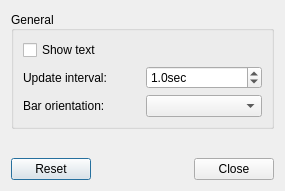
<?xml version="1.0" encoding="UTF-8"?>
<ui version="4.0">
 <class>LxQtCpuLoadConfiguration</class>
 <widget class="QDialog" name="LxQtCpuLoadConfiguration">
  <property name="geometry">
   <rect>
    <x>0</x>
    <y>0</y>
    <width>285</width>
    <height>191</height>
   </rect>
  </property>
  <property name="windowTitle">
   <string>CPU Load Settings</string>
  </property>
  <layout class="QGridLayout" name="gridLayout_2">
   <item row="0" column="0">
    <widget class="QGroupBox" name="generalGB">
     <property name="title">
      <string>General</string>
     </property>
     <property name="alignment">
      <set>Qt::AlignLeading|Qt::AlignLeft|Qt::AlignVCenter</set>
     </property>
     <property name="flat">
      <bool>false</bool>
     </property>
     <property name="checkable">
      <bool>false</bool>
     </property>
     <layout class="QGridLayout" name="gridLayout">
      <item row="0" column="0" colspan="2">
       <widget class="QCheckBox" name="showTextCB">
        <property name="text">
         <string>Show text</string>
        </property>
       </widget>
      </item>
      <item row="1" column="0">
       <widget class="QLabel" name="label">
        <property name="text">
         <string>Update interval:</string>
        </property>
       </widget>
      </item>
      <item row="1" column="1">
       <widget class="QDoubleSpinBox" name="updateIntervalSpinBox">
        <property name="suffix">
         <string>sec</string>
        </property>
        <property name="decimals">
         <number>1</number>
        </property>
        <property name="minimum">
         <double>0.500000000000000</double>
        </property>
        <property name="maximum">
         <double>10000.000000000000000</double>
        </property>
        <property name="singleStep">
         <double>0.500000000000000</double>
        </property>
        <property name="value">
         <double>1.000000000000000</double>
        </property>
       </widget>
      </item>
      <item row="2" column="0">
       <widget class="QLabel" name="barOrientationL">
        <property name="text">
         <string>Bar orientation:</string>
        </property>
       </widget>
      </item>
      <item row="2" column="1">
       <widget class="QComboBox" name="barOrientationCOB"/>
      </item>
     </layout>
    </widget>
   </item>
   <item row="1" column="0">
    <spacer name="verticalSpacer">
     <property name="orientation">
      <enum>Qt::Vertical</enum>
     </property>
     <property name="sizeHint" stdset="0">
      <size>
       <width>20</width>
       <height>41</height>
      </size>
     </property>
    </spacer>
   </item>
   <item row="2" column="0">
    <widget class="QDialogButtonBox" name="buttons">
     <property name="orientation">
      <enum>Qt::Horizontal</enum>
     </property>
     <property name="standardButtons">
      <set>QDialogButtonBox::Close|QDialogButtonBox::Reset</set>
     </property>
    </widget>
   </item>
  </layout>
 </widget>
 <resources/>
 <connections/>
</ui>
